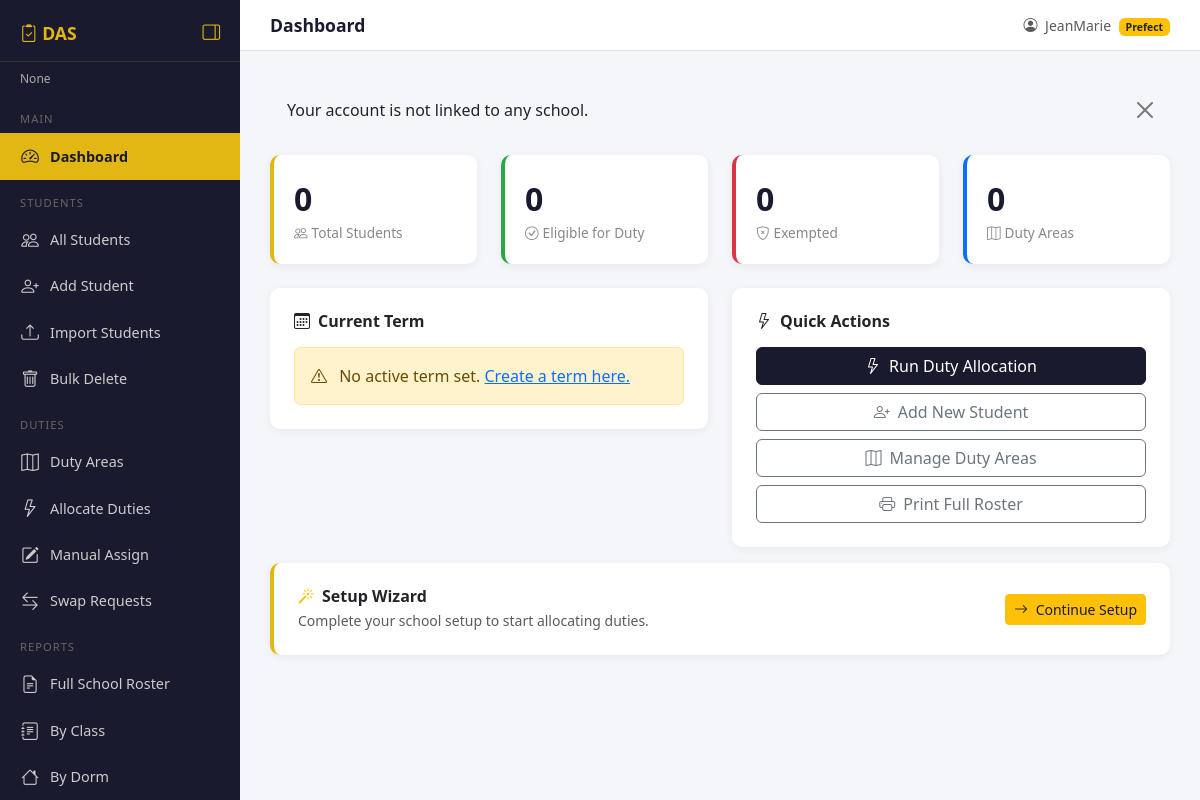
Page /dashboard/ (signed in) on the committed database.
### accounts/models.py (models this page shows, shortened)
class User(AbstractUser):
    ROLES = [
        ('superadmin', 'Super Admin'),
        ('admin', 'School Admin'),
        ('prefect', 'Prefect'),
    ]
    role = models.CharField(max_length=20, choices=ROLES, default='prefect')
    school = models.ForeignKey(
        'schools.School',
        on_delete=models.SET_NULL,
        null=True, blank=True,
        related_name='users'
    )
    def is_school_admin(self):
        return self.role in ['admin', 'superadmin']

### accounts/views.py (the view, shortened to what this page needs)
# urls.py: path('dashboard/',              views.dashboard,       name='dashboard'),
@login_required
def dashboard(request):
    school = request.user.school
    if not school:
        messages.error(request, "Your account is not linked to any school.")
        return render(request, 'dashboard.html', {})

### templates/dashboard.html (shortened to what this page needs)
{% extends 'base.html' %}
{% block page_title %}Dashboard{% endblock %}
{% block content %}
<div class="row g-4 mb-4">
  <div class="col-md-3">
    <div class="stat-card">
      <div class="number">{{ total_students|default:"0" }}</div>
      <div class="label"><i class="bi bi-people me-1"></i>Total Students</div>
    </div>
  </div>
  <div class="col-md-3">
    <div class="stat-card" style="border-color:#28a745">
      <div class="number">{{ eligible_students|default:"0" }}</div>
      <div class="label"><i class="bi bi-check-circle me-1"></i>Eligible for Duty</div>
    </div>
  </div>
  <div class="col-md-3">
    <div class="stat-card" style="border-color:#dc3545">
      <div class="number">{{ exempt_students|default:"0" }}</div>
      <div class="label"><i class="bi bi-shield-x me-1"></i>Exempted</div>
    </div>
  </div>
  <div class="col-md-3">
    <div class="stat-card" style="border-color:#0d6efd">
      <div class="number">{{ duty_areas|default:"0" }}</div>
      <div class="label"><i class="bi bi-map me-1"></i>Duty Areas</div>
    </div>
  </div>
</div>
<div class="row g-4">
  <div class="col-md-6">
    <div class="card p-4">
      <h6 class="fw-bold mb-3">
        <i class="bi bi-calendar3 me-2"></i>Current Term
      </h6>
      {% if current_term %}
      <table class="table table-sm table-borderless">
        <tr>
          <td class="text-muted">Term</td>
          <td><strong>{{ current_term.name }}</strong></td>
        </tr>
        <tr>
          <td class="text-muted">School</td>
          <td>{{ current_term.school }}</td>
        </tr>
        <tr>
          <td class="text-muted">Start</td>
          <td>{{ current_term.start_date }}</td>
        </tr>
        <tr>
          <td class="text-muted">End</td>
          <td>{{ current_term.end_date }}</td>
        </tr>
        <tr>
          <td class="text-muted">Rotation</td>
          <td>
            <span class="badge bg-warning text-dark">
              {{ current_term.get_rotation_period_display }}
            </span>
          </td>
        </tr>
      </table>
      <a href="{% url 'term_list' %}" class="btn btn-outline-secondary btn-sm">
        <i class="bi bi-pencil me-1"></i> Manage Terms
      </a>
      {% else %}
      <div class="alert alert-warning mb-0">
        <i class="bi bi-exclamation-triangle me-2"></i>
        No active term set.
        <a href="{% url 'term_create' %}">Create a term here.</a>
      </div>
      {% endif %}
    </div>
  </div>
  <div class="col-md-6">
    <div class="card p-4">
      <h6 class="fw-bold mb-3">
        <i class="bi bi-lightning me-2"></i>Quick Actions
      </h6>
      <div class="d-grid gap-2">
        <a href="{% url 'allocate' %}" class="btn btn-primary">
          <i class="bi bi-lightning me-2"></i>Run Duty Allocation
        </a>
        <a href="{% url 'student_create' %}" class="btn btn-outline-secondary">
          <i class="bi bi-person-plus me-2"></i>Add New Student
        </a>
        <a href="{% url 'duty_area_list' %}" class="btn btn-outline-secondary">
          <i class="bi bi-map me-2"></i>Manage Duty Areas
        </a>
        <a href="{% url 'report_full_school' %}" class="btn btn-outline-secondary">
          <i class="bi bi-printer me-2"></i>Print Full Roster
        </a>
      </div>
    </div>
  </div>
</div>
{% if not wizard_complete %}
<div class="row mt-3">
  <div class="col-md-12">
    <div class="card p-4" style="border-left: 4px solid #e2b714;">
      <div class="d-flex justify-content-between align-items-center">
        <div>
          <h6 class="fw-bold mb-1">
            <i class="bi bi-magic me-2 text-warning"></i>Setup Wizard
          </h6>
          <p class="text-muted small mb-0">
            Complete your school setup to start allocating duties.
          </p>
        </div>
        <a href="{% url 'wizard_home' %}" class="btn btn-warning btn-sm">
          <i class="bi bi-arrow-right me-1"></i> Continue Setup
        </a>
      </div>
    </div>
  </div>
</div>
{% endif %}
{% endblock %}

### templates/base.html (shortened to what this page needs)
<!DOCTYPE html>
<html lang="en">
<head>
  <link href="https://cdn.jsdelivr.net/npm/bootstrap@5.3.0/dist/css/bootstrap.min.css" rel="stylesheet">
  <link href="https://cdn.jsdelivr.net/npm/bootstrap-icons@1.10.5/font/bootstrap-icons.css" rel="stylesheet">
</head>
<body>
<div class="sidebar" id="sidebar">
  <div class="brand">
    <span class="brand-text">
      <i class="bi bi-clipboard2-check"></i> DAS
    </span>
    <button class="toggle-btn" id="toggleBtn" title="Toggle Sidebar">
      <i class="bi bi-layout-sidebar-reverse" id="toggleIcon"></i>
    </button>
  </div>
  <div class="school-name">{{ request.user.school }}</div>
  <div class="nav-section">Main</div>
  <a href="{% url 'dashboard' %}"
     data-title="Dashboard"
     class="{% if request.resolver_match.url_name == 'dashboard' %}active{% endif %}">
    <i class="bi bi-speedometer2"></i>
    <span class="nav-label">Dashboard</span>
  </a>
  <div class="nav-section">Students</div>
  <a href="{% url 'student_list' %}"
     data-title="All Students"
     class="{% if request.resolver_match.url_name == 'student_list' %}active{% endif %}">
    <i class="bi bi-people"></i>
    <span class="nav-label">All Students</span>
  </a>
  <a href="{% url 'student_create' %}"
     data-title="Add Student"
     class="{% if request.resolver_match.url_name == 'student_create' %}active{% endif %}">
    <i class="bi bi-person-plus"></i>
    <span class="nav-label">Add Student</span>
  </a>
  <a href="{% url 'student_import' %}"
     data-title="Import Students"
     class="{% if request.resolver_match.url_name == 'student_import' %}active{% endif %}">
    <i class="bi bi-upload"></i>
    <span class="nav-label">Import Students</span>
  </a>
  <a href="{% url 'student_bulk_delete' %}"
     data-title="Bulk Delete"
     class="{% if request.resolver_match.url_name == 'student_bulk_delete' %}active{% endif %}">
    <i class="bi bi-trash"></i>
    <span class="nav-label">Bulk Delete</span>
  </a>
  <div class="nav-section">Duties</div>
  <a href="{% url 'duty_area_list' %}"
     data-title="Duty Areas"
     class="{% if request.resolver_match.url_name == 'duty_area_list' %}active{% endif %}">
    <i class="bi bi-map"></i>
    <span class="nav-label">Duty Areas</span>
  </a>
  <a href="{% url 'allocate' %}"
     data-title="Allocate Duties"
     class="{% if request.resolver_match.url_name == 'allocate' %}active{% endif %}">
    <i class="bi bi-lightning"></i>
    <span class="nav-label">Allocate Duties</span>
  </a>
  <a href="{% url 'manual_assign' %}"
     data-title="Manual Assign"
     class="{% if request.resolver_match.url_name == 'manual_assign' %}active{% endif %}">
    <i class="bi bi-pencil-square"></i>
    <span class="nav-label">Manual Assign</span>
  </a>
  <a href="{% url 'swap_list' %}"
     data-title="Swap Requests"
     class="{% if request.resolver_match.url_name == 'swap_list' %}active{% endif %}">
    <i class="bi bi-arrow-left-right"></i>
    <span class="nav-label">Swap Requests</span>
  </a>
  <div class="nav-section">Reports</div>
  <a href="{% url 'report_full_school' %}"
     data-title="Full School Roster"
     class="{% if request.resolver_match.url_name == 'report_full_school' %}active{% endif %}">
    <i class="bi bi-file-earmark-text"></i>
    <span class="nav-label">Full School Roster</span>
  </a>
  <a href="{% url 'report_by_class' %}"
     data-title="By Class"
     class="{% if request.resolver_match.url_name == 'report_by_class' %}active{% endif %}">
    <i class="bi bi-journal-text"></i>
    <span class="nav-label">By Class</span>
  </a>
  <a href="{% url 'report_by_dorm' %}"
     data-title="By Dorm"
     class="{% if request.resolver_match.url_name == 'report_by_dorm' %}active{% endif %}">
    <i class="bi bi-house"></i>
    <span class="nav-label">By Dorm</span>
  </a>
  </div>
<div class="main-content" id="mainContent">
  <div class="topbar">
    <span class="page-title">{% block page_title %}Dashboard{% endblock %}</span>
    <span class="text-muted small">
      <i class="bi bi-person-circle me-1"></i>
      {{ request.user.get_full_name|default:request.user.username }}
      <span class="badge bg-warning text-dark ms-1">
        {{ request.user.get_role_display }}
      </span>
    </span>
  </div>
  <div class="content-area">
   {% for msg in messages %}
    <div class="alert alert-{{ msg.tags }} alert-dismissible fade show" role="alert">
      {{ msg|safe }}
      <button type="button" class="btn-close" data-bs-dismiss="alert"></button>
    </div>
    {% endfor %}
    {% block content %}{% endblock %}
  </div>
</div>
</body>
</html>

### templates/base.html (style rules this page uses)
body { background: #f4f6f9; font-family: 'Segoe UI', sans-serif; }
.sidebar { min-height: 100vh; background: #1a1a2e; color: white; width: 240px; position: fixed; top: 0; left: 0; bottom: 0; padding-top: 20px; z-index: 100; overflow-y: scroll; overflow-x: hidden; transition: width 0.25s ease; }
.sidebar .brand { font-size: 1.1rem; font-weight: 700; color: #e2b714; padding: 0 20px 15px; border-bottom: 1px solid #333; display: flex; align-items: center; justify-content: space-between; white-space: nowrap; }
.brand-text { transition: opacity 0.2s ease; }
.toggle-btn { background: none; border: none; color: #e2b714; cursor: pointer; font-size: 1.1rem; padding: 0; line-height: 1; flex-shrink: 0; }
.sidebar .school-name { font-size: 0.75rem; color: #aaa; padding: 8px 20px; white-space: nowrap; overflow: hidden; text-overflow: ellipsis; transition: opacity 0.2s; }
.sidebar .nav-section { font-size: 0.7rem; color: #666; padding: 15px 20px 5px; text-transform: uppercase; letter-spacing: 1px; white-space: nowrap; transition: opacity 0.2s; }
.sidebar a { display: flex; align-items: center; color: #ccc; text-decoration: none; padding: 10px 20px; font-size: 0.9rem; transition: background 0.2s, color 0.2s; white-space: nowrap; }
.sidebar a.active { background: #e2b714; color: #1a1a2e; font-weight: 700; }
.sidebar a i { font-size: 1.1rem; flex-shrink: 0; width: 20px; text-align: center; }
.nav-label { margin-left: 10px; transition: opacity 0.2s; }
.main-content { margin-left: 240px; padding: 0; transition: margin-left 0.25s ease; }
.topbar { background: white; border-bottom: 1px solid #e0e0e0; padding: 12px 30px; display: flex; justify-content: space-between; align-items: center; position: sticky; top: 0; z-index: 99; }
.topbar .page-title { font-weight: 600; font-size: 1.1rem; color: #1a1a2e; }
.content-area { padding: 30px; }
.stat-card { background: white; border-radius: 10px; padding: 20px; border-left: 4px solid #e2b714; box-shadow: 0 2px 8px rgba(0,0,0,0.06); }
.stat-card .number { font-size: 2rem; font-weight: 700; color: #1a1a2e; }
.stat-card .label { font-size: 0.85rem; color: #888; }
.card { border: none; border-radius: 10px; box-shadow: 0 2px 8px rgba(0,0,0,0.06); }
.btn-primary { background: #1a1a2e; border-color: #1a1a2e; }
.btn-warning { color: #1a1a2e; }

### rows in the picture
User: user.school "None", user.get_full_name "JeanMarie", user.role "Prefect"

### other values in the picture
{{ msg|safe }} "Your account is not linked to any school."
{{ total_students|default:"0" }} "0"
{{ eligible_students|default:"0" }} "0"
{{ exempt_students|default:"0" }} "0"
{{ duty_areas|default:"0" }} "0"
